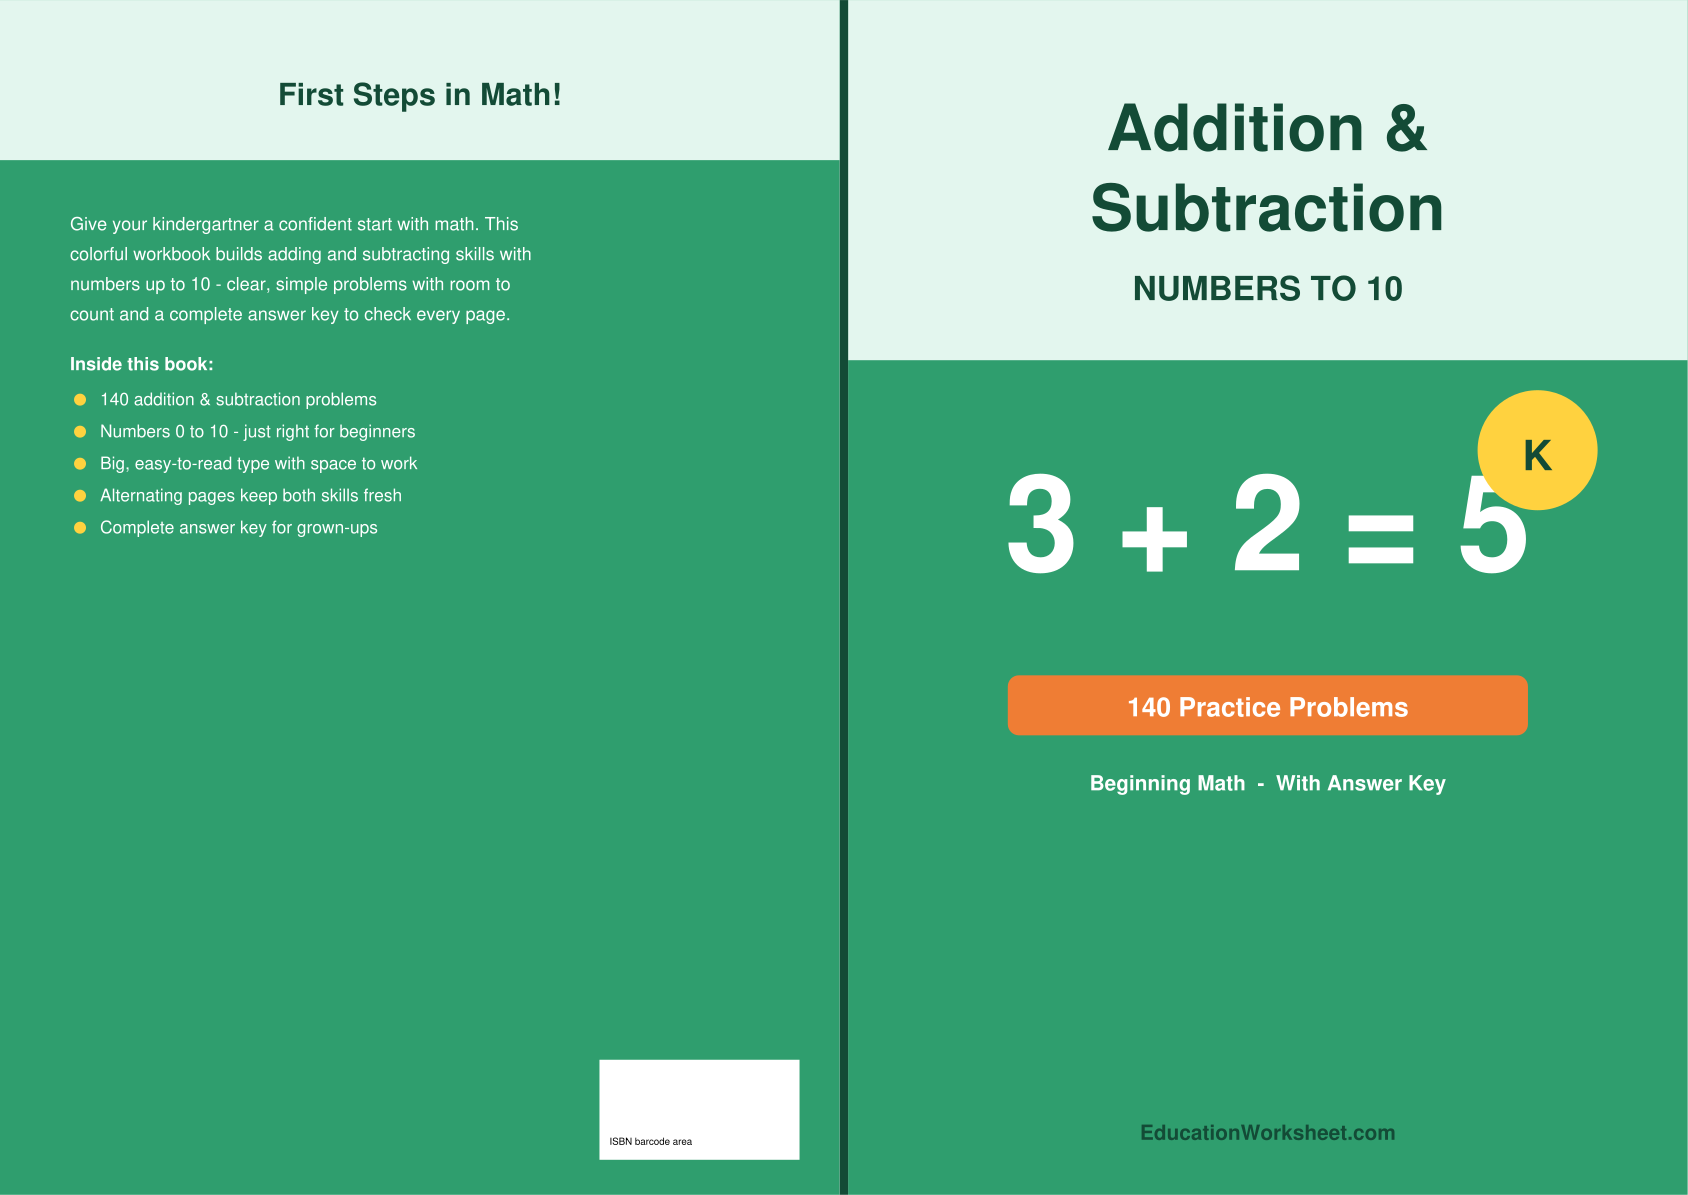

This chart was generated by the following Python code:
from reportlab.lib.units import inch
from reportlab.pdfgen import canvas
from reportlab.lib.colors import black, HexColor, white
pages=38; TW,THh=8.268,11.693; spine=pages*0.002252; bleed=0.125
CW=2*TW+spine+2*bleed; CH=THh+2*bleed
c=canvas.Canvas("as_cover.pdf", pagesize=(CW*inch,CH*inch)); W=CW*inch; H=CH*inch
back_w=(TW+bleed)*inch; spine_w=spine*inch; front_x0=back_w+spine_w; front_w=(TW+bleed)*inch
GREEN=HexColor("#2f9e6e"); LIGHT=HexColor("#e3f6ee"); DARK=HexColor("#134b36"); YEL=HexColor("#ffd23f"); ORANGE=HexColor("#ef7d34")
fx=front_x0; cxf=fx+front_w/2
c.setFillColor(GREEN); c.rect(fx,0,front_w,H,fill=1,stroke=0)
c.setFillColor(LIGHT); c.rect(fx,H-3.6*inch,front_w,3.6*inch,fill=1,stroke=0)
c.setFillColor(DARK); c.setFont("Helvetica-Bold",46)
c.drawCentredString(cxf,H-1.5*inch,"Addition &")
c.drawCentredString(cxf,H-2.3*inch,"Subtraction")
c.setFont("Helvetica-Bold",24); c.drawCentredString(cxf,H-3.0*inch,"NUMBERS TO 10")
c.setFillColor(white); c.setFont("Helvetica-Bold",96); c.drawCentredString(cxf,H-5.7*inch,"3 + 2 = 5")
c.setFillColor(YEL); c.circle(fx+front_w-1.5*inch,H-4.5*inch,0.6*inch,fill=1,stroke=0)
c.setFillColor(DARK); c.setFont("Helvetica-Bold",30); c.drawCentredString(fx+front_w-1.5*inch,H-4.7*inch,"K")
c.setFillColor(ORANGE); c.roundRect(cxf-2.6*inch,H-7.35*inch,5.2*inch,0.6*inch,8,fill=1,stroke=0)
c.setFillColor(white); c.setFont("Helvetica-Bold",19); c.drawCentredString(cxf,H-7.16*inch,"140 Practice Problems")
c.setFont("Helvetica-Bold",15); c.drawCentredString(cxf,H-7.9*inch,"Beginning Math  -  With Answer Key")
c.setFillColor(DARK); c.setFont("Helvetica-Bold",15); c.drawCentredString(cxf,0.55*inch,"EducationWorksheet.com")
c.setFillColor(DARK); c.rect(back_w,0,spine_w,H,fill=1,stroke=0)
c.setFillColor(GREEN); c.rect(0,0,back_w,H,fill=1,stroke=0)
c.setFillColor(LIGHT); c.rect(0,H-1.6*inch,back_w,1.6*inch,fill=1,stroke=0)
c.setFillColor(DARK); c.setFont("Helvetica-Bold",22); c.drawCentredString(back_w/2,H-1.05*inch,"First Steps in Math!")
c.setFillColor(white); c.setFont("Helvetica",13)
for i,ln in enumerate(["Give your kindergartner a confident start with math. This","colorful workbook builds adding and subtracting skills with","numbers up to 10 - clear, simple problems with room to","count and a complete answer key to check every page."]):
    c.drawString(0.7*inch,H-2.3*inch-i*0.3*inch,ln)
c.setFillColor(white); c.setFont("Helvetica-Bold",13); c.drawString(0.7*inch,H-3.7*inch,"Inside this book:")
feats=["140 addition & subtraction problems","Numbers 0 to 10 - just right for beginners","Big, easy-to-read type with space to work","Alternating pages keep both skills fresh","Complete answer key for grown-ups"]
yy=H-4.05*inch; c.setFont("Helvetica",12.5)
for f in feats:
    c.setFillColor(YEL); c.circle(0.8*inch,yy+4,0.06*inch,fill=1,stroke=0)
    c.setFillColor(white); c.drawString(1.0*inch,yy,f); yy-=0.32*inch
c.setFillColor(white); c.rect(back_w-2.4*inch,0.35*inch,2.0*inch,1.0*inch,fill=1,stroke=0)
c.setFillColor(black); c.setFont("Helvetica",7); c.drawString(back_w-2.3*inch,0.5*inch,"ISBN barcode area")
c.showPage(); c.save()
print("as_cover.pdf",round(CW,3),"x",round(CH,3),"spine",round(spine,4))
